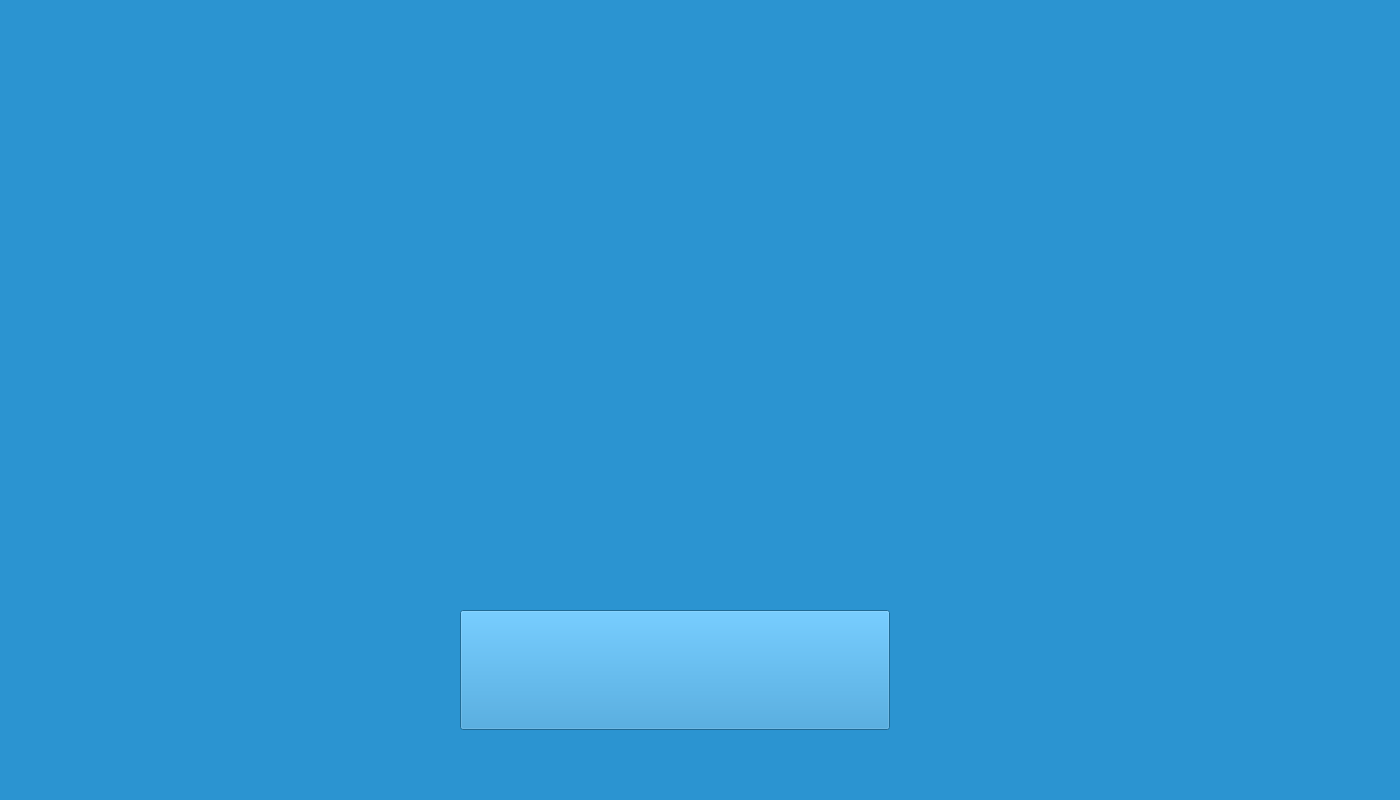
<?xml version="1.0" encoding="UTF-8"?>
<ui version="4.0">
 <class>SuperElseItemScreen</class>
 <widget class="QMainWindow" name="SuperElseItemScreen">
  <property name="geometry">
   <rect>
    <x>0</x>
    <y>0</y>
    <width>1400</width>
    <height>800</height>
   </rect>
  </property>
  <property name="sizePolicy">
   <sizepolicy hsizetype="Fixed" vsizetype="Fixed">
    <horstretch>0</horstretch>
    <verstretch>0</verstretch>
   </sizepolicy>
  </property>
  <property name="minimumSize">
   <size>
    <width>1400</width>
    <height>800</height>
   </size>
  </property>
  <property name="maximumSize">
   <size>
    <width>1400</width>
    <height>800</height>
   </size>
  </property>
  <property name="baseSize">
   <size>
    <width>0</width>
    <height>0</height>
   </size>
  </property>
  <property name="font">
   <font>
    <underline>false</underline>
   </font>
  </property>
  <property name="windowTitle">
   <string>MainWindow</string>
  </property>
  <property name="toolTipDuration">
   <number>-2</number>
  </property>
  <property name="styleSheet">
   <string notr="true">background:rgb(43, 148, 209)</string>
  </property>
  <widget class="QWidget" name="centralwidget">
   <widget class="QWidget" name="gridLayoutWidget">
    <property name="geometry">
     <rect>
      <x>280</x>
      <y>380</y>
      <width>2</width>
      <height>2</height>
     </rect>
    </property>
    <layout class="QGridLayout" name="gridLayout"/>
   </widget>
   <widget class="QPushButton" name="pushButton_2">
    <property name="geometry">
     <rect>
      <x>750</x>
      <y>840</y>
      <width>430</width>
      <height>120</height>
     </rect>
    </property>
    <property name="font">
     <font>
      <family>DIN Condensed</family>
      <pointsize>72</pointsize>
     </font>
    </property>
    <property name="styleSheet">
     <string notr="true">background:url(:/newPrefix/image/continue.png)</string>
    </property>
    <property name="text">
     <string notr="true"/>
    </property>
   </widget>
   <widget class="QPushButton" name="pushButton_EXIT">
    <property name="geometry">
     <rect>
      <x>460</x>
      <y>610</y>
      <width>430</width>
      <height>120</height>
     </rect>
    </property>
    <property name="styleSheet">
     <string notr="true">background:url(:/newPrefix/exit.png)</string>
    </property>
    <property name="text">
     <string/>
    </property>
   </widget>
   <widget class="QLabel" name="label">
    <property name="geometry">
     <rect>
      <x>-40</x>
      <y>0</y>
      <width>1440</width>
      <height>810</height>
     </rect>
    </property>
    <property name="minimumSize">
     <size>
      <width>1440</width>
      <height>810</height>
     </size>
    </property>
    <property name="maximumSize">
     <size>
      <width>1440</width>
      <height>810</height>
     </size>
    </property>
    <property name="styleSheet">
     <string notr="true">background:url(:/newPrefix/teamdragon_System_NAVI_yoko.004.jpeg)</string>
    </property>
    <property name="text">
     <string/>
    </property>
    <property name="pixmap">
     <pixmap resource="teamdragon_System_NAVI.qrc">:/newPrefix/teamdragon_System_NAVI_yoko.004.jpeg</pixmap>
    </property>
   </widget>
   <zorder>gridLayoutWidget</zorder>
   <zorder>pushButton_2</zorder>
   <zorder>label</zorder>
   <zorder>pushButton_EXIT</zorder>
  </widget>
 </widget>
 <resources>
  <include location="teamdragon_System_NAVI.qrc"/>
 </resources>
 <connections/>
</ui>
